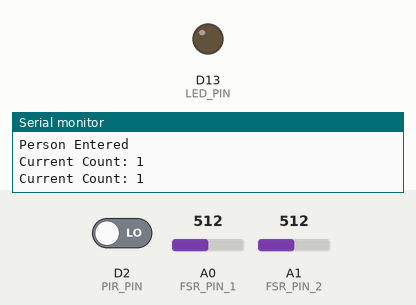
This sketch was run on a simulated Arduino MKR. On the bench: output pins drawn as LEDs (lit = HIGH), the last lines printed to the serial monitor. Inputs (shaded band) come from the test bench; at power-on: D2 (PIR_PIN) LOW, A0 (FSR_PIN_1) = 512, A1 (FSR_PIN_2) = 512. WiFi joins after 1.5 s; servers stay silent unless stated; not simulated (calls return 0 or success): arduino_secrets.h.

Above: at 4.2 s.
4.3 s: D2 (PIR_PIN) driven HIGH
At 5.6 s:
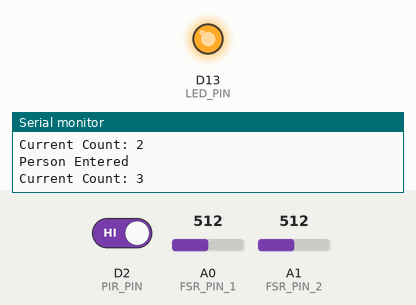
10.0 s: D2 (PIR_PIN) driven LOW
At 10.8 s:
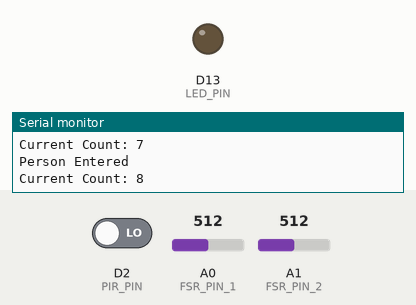
Timing chart, 0 to 13.0 s (numbered marks = the images above; inputs shaded):
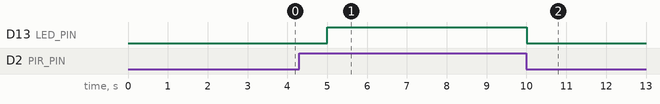

The sketch:

Arduino_Cloud.ino
```cpp
//Arduino script for presence detection and person counting, with cloud website reporting
//Majorly contributed by chatGPT

//Arduino is written in their own special C Plus Plus code, which is different from Python in many ways, but for reading, here are major differences
//1. Comments use the //
//2. each line ends with a semicolon ;
//3. Python allows us to be like 'variable = number', C++ needs us to explicitly say what the variable type is in front: 'float variable = number'
//    This is why we will see a lot of blue in front of names of variables
//4. The code has 3 sections: Name variables, setup, loop, functions
//    Name variables: This is where we name everything that is going to be used. This is done in advance. So, like the name of our WIFI, the number of how many people in the room, which 'pin' our sensors are connected to in real life, etc.
//    setup: this is code that runs one single time. Things like turning on the wifi, telling the computer to start talking to the sensors
//    loop: this is code that runs repeatedly forever. This is where it is constantly talking to sensors and getting information, and making the website available for people to see
//    function: this is the same as Python functions, they're just at the bottom of the code instead of top. This is like jumping to the index of a book whenever we see the words we need to know


// Include necessary libraries
#include <ArduinoIoTCloud.h>
#include <Arduino_ConnectionHandler.h>
#include "arduino_secrets.h" // Wi-Fi credentials

// Existing includes
#include <Arduino.h>

// Force Sensitive Resistor (FSR) setup
const int FSR_PIN_1 = A0;
const int FSR_PIN_2 = A1;
const float FORCE_THRESHOLD = 250.0;
const unsigned long SEQUENCE_TIMEOUT = 2000;
volatile int counter = 0;

// Partial Infrared (PIR) setup
const int PIR_PIN = 2;
const int LED_PIN = 13;

// Variables for cloud properties
int count;
bool presence;

// Function declarations
void initProperties();
bool isPersonOnSensor(int pin);
float readForce(int pin);
void handleSensorTrigger(int sensorNumber);

// Additional variables and constants
const unsigned long DEBOUNCE_DELAY = 500;
const float VCC = 4.98;
const float R_DIV = 3230.0;
enum Direction {
  NONE,
  ENTERING,
  EXITING
};
unsigned long lastTriggerTime = 0;
Direction lastDirection = NONE;
int lastSensor = 0;
volatile int pirState = LOW;
volatile int val = 0;

// Initialize the cloud connection handler
WiFiConnectionHandler ArduinoIoTPreferredConnection(SECRET_SSID, SECRET_PASS);

void setup() {
  Serial.begin(9600);
  delay(1500);

  // Initialize FSR and PIR sensors
  pinMode(FSR_PIN_1, INPUT);
  pinMode(FSR_PIN_2, INPUT);
  pinMode(PIR_PIN, INPUT);
  pinMode(LED_PIN, OUTPUT);
  digitalWrite(LED_PIN, LOW);

  // Initialize cloud properties
  initProperties();

  // Connect to Arduino IoT Cloud
  ArduinoCloud.begin(ArduinoIoTPreferredConnection);

  // Optional: Set debug message level
  setDebugMessageLevel(2);
  ArduinoCloud.printDebugInfo();
}

void loop() {
  ArduinoCloud.update();

  // People counting logic
  unsigned long currentTime = millis();
  bool sensor1Active = isPersonOnSensor(FSR_PIN_1);
  bool sensor2Active = isPersonOnSensor(FSR_PIN_2);

  if (sensor1Active) {
    handleSensorTrigger(1);
    delay(DEBOUNCE_DELAY);
  }
  if (sensor2Active) {
    handleSensorTrigger(2);
    delay(DEBOUNCE_DELAY);
  }

  // PIR Presence Detection
  val = digitalRead(PIR_PIN);

  if (val == HIGH) {
    if (pirState == LOW) {
      Serial.println("Motion detected!");
      digitalWrite(LED_PIN, HIGH);
      pirState = HIGH;
    }
  } else {
    if (pirState == HIGH){
      Serial.println("Motion ended!");
      digitalWrite(LED_PIN, LOW);
      pirState = LOW;
    }
  }
  // Update cloud variables
  count = counter;
  presence = pirState == HIGH;
}

// Initialize cloud properties
void initProperties() {
  ArduinoCloud.setThingId("8885012c-36b9-4dd0-888b-846abf8b923b");
  ArduinoCloud.addProperty(count, READ, ON_CHANGE, NULL);
  ArduinoCloud.addProperty(presence, READ, ON_CHANGE, NULL);
}

// Function to check if a person is on the sensor
bool isPersonOnSensor(int pin) {
  float force = readForce(pin);
  return force > FORCE_THRESHOLD;
}

// Function to read force from the sensor
float readForce(int pin) {
  int fsrADC = analogRead(pin);
  if (fsrADC == 0) return 0.0; // No pressure detected
  float fsrV = fsrADC * VCC / 1023.0;
  if (fsrV == 0) return 0.0;
  float fsrR = R_DIV * (VCC / fsrV - 1.0);
  float fsrG = 1.0 / fsrR;
  float force;
  if (fsrR <= 600)
    force = (fsrG - 0.00075) / 0.00000032639;
  else
    force = fsrG / 0.000000642857;
  return force;
}

// Function to handle sensor triggers
void handleSensorTrigger(int sensorNumber) {
  unsigned long currentTime = millis();
  if (lastSensor == 0) {
    lastSensor = sensorNumber;
    lastTriggerTime = currentTime;
  } else {
    if ((currentTime - lastTriggerTime) <= SEQUENCE_TIMEOUT) {
      if (lastSensor == 1 && sensorNumber == 2) {
        counter++;
        lastDirection = ENTERING;
        Serial.println("Person Entered");
      } else if (lastSensor == 2 && sensorNumber == 1) {
        counter--;
        lastDirection = EXITING;
        Serial.println("Person Exited");
      } else {
        Serial.println("Invalid Sensor Sequence Detected");
      }
    } else {
      Serial.println("Sensor Sequence Timeout");
    }
    lastSensor = 0;
    lastTriggerTime = 0;
  }
  Serial.print("Current Count: ");
  Serial.println(counter);
}
```

Measured:
- after the input at 4.3 s, D13 (LED_PIN): LOW → HIGH after 0.70 s
- after the input at 10.0 s, D13 (LED_PIN): HIGH → LOW at once
